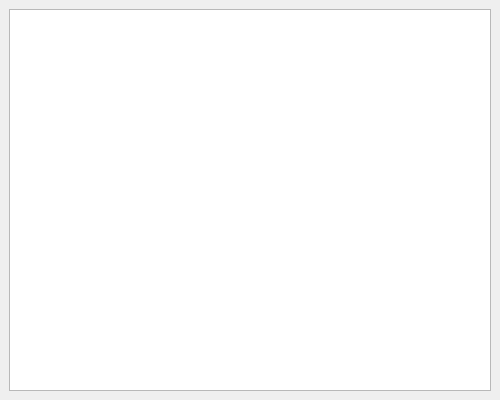
<?xml version="1.0" encoding="UTF-8"?>
<ui version="4.0">
 <class>MainWindow</class>
 <widget class="QMainWindow" name="MainWindow">
  <property name="geometry">
   <rect>
    <x>0</x>
    <y>0</y>
    <width>500</width>
    <height>400</height>
   </rect>
  </property>
  <property name="minimumSize">
   <size>
    <width>500</width>
    <height>400</height>
   </size>
  </property>
  <property name="font">
   <font>
    <family>Agency FB</family>
    <pointsize>10</pointsize>
   </font>
  </property>
  <property name="windowTitle">
   <string>操作历史</string>
  </property>
  <property name="windowIcon">
   <iconset>
    <normaloff>icon/log.png</normaloff>icon/log.png</iconset>
  </property>
  <property name="layoutDirection">
   <enum>Qt::LeftToRight</enum>
  </property>
  <widget class="QWidget" name="centralwidget">
   <layout class="QVBoxLayout" name="verticalLayout_2">
    <item>
     <widget class="QTextBrowser" name="textBrowser">
      <property name="font">
       <font>
        <family>Arial</family>
        <pointsize>9</pointsize>
       </font>
      </property>
     </widget>
    </item>
   </layout>
  </widget>
 </widget>
 <resources/>
 <connections/>
</ui>
